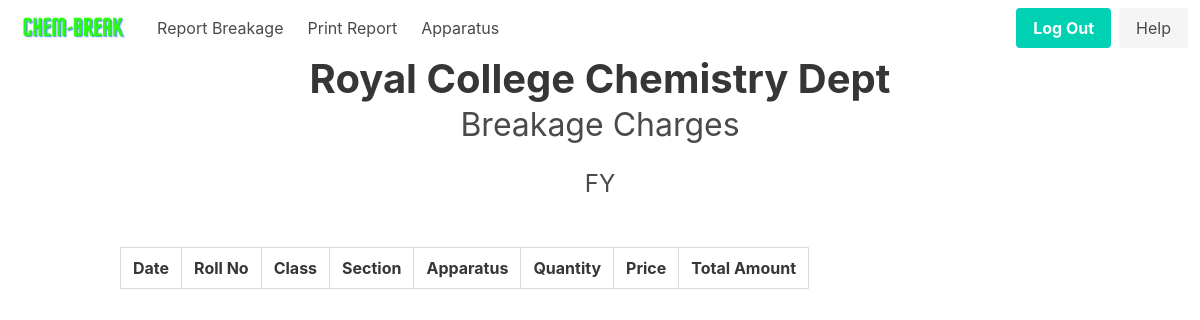
Page /home/records/fy (signed in) on the earlier database version.
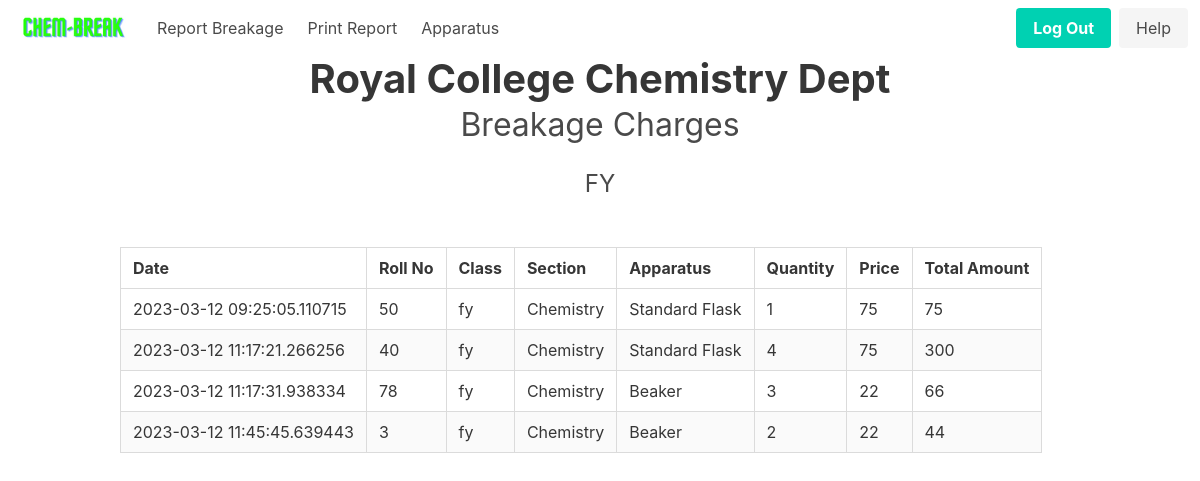
Same page on the later database version.
### app/models.py (models this page shows, shortened)
class Breakage(db.Model):
    __tablename__ = "breakage"
    id = db.Column(db.Integer, primary_key=True)
    date = db.Column(db.DateTime, nullable=False, default=datetime.utcnow)
    item_id = db.Column(db.Integer, db.ForeignKey(
        "apparatus.id"), nullable=False)
    quantity = db.Column(db.Integer, nullable=False)
    student_unique_id = db.Column(db.Integer, db.ForeignKey(
        "student.unique_id"), nullable=False)
    total_ammount = db.Column(db.Integer, nullable=False, default=0)

class Student(db.Model):
    __tablename__ = "student"
    id = db.Column(db.Integer, primary_key=True)
    unique_id = db.Column(db.String(100), unique=True, nullable=False)
    roll_no = db.Column(db.String(10), nullable=False)
    class_ = db.Column(db.String(10), nullable=False)
    section = db.Column(db.String(10), nullable=False, default="Chemistry")
    total_amount = db.relationship('Bank', backref='student', lazy=True)

class Apparatus(db.Model):
    __tablename__ = "apparatus"
    id = db.Column(db.Integer, primary_key=True)
    name = db.Column(db.String(100), nullable=False)
    size = db.Column(db.String(100), nullable=False)
    price = db.Column(db.Integer, nullable=False)

### app/routes.py (the view)
@main.route("/home/records/<string:class_name>")
@login_required
def class_records(class_name):
    valid_classes = ['fy', 'sy', 'ty']
    if class_name.lower() not in valid_classes:
        abort(404)
    class_students = Student.query.filter_by(class_=class_name.lower()).all()
    class_records = []
    for student in class_students:
        item_id = Breakage.query.filter_by(
            student_unique_id=student.unique_id).first().item_id
        new_record = ViewRecord(
            date=Breakage.query.filter_by(
                student_unique_id=student.unique_id).first().date,
            roll_no=student.roll_no,
            class_=student.class_,
            section=student.section,
            apparatus=Apparatus.query.get(item_id).name,
            quantity=Breakage.query.filter_by(
                student_unique_id=student.unique_id).first().quantity,
            price=Apparatus.query.get(item_id).price,
            total_ammount=Breakage.query.filter_by(
                student_unique_id=student.unique_id).first().total_ammount,
        )
        class_records.append(new_record)
    return render_template('class_records.html', records=class_records, class_name=class_name.upper())

### app/__init__.py (called while the page is built)
def create_app(config=None):
    app = Flask(__name__)
    if config:
        app.config.from_object(config)
    db.init_app(app)
    login_manager = LoginManager()
    login_manager.login_view = 'auth.login'
    login_manager.init_app(app)
    with app.app_context():
        from app.models import User, Breakage, Student, Apparatus, Record, Bank
        db.create_all()
    from app.models import User
    @login_manager.user_loader
    def load_user(user_id):
        return User.query.get(int(user_id))
    from .auth import auth as auth_blueprint
    app.register_blueprint(auth_blueprint)
    from .routes import main as main_blueprint
    app.register_blueprint(main_blueprint)
    return app

### app/templates/class_records.html (shortened to what this page needs)
{% extends 'nav_base.html' %}
{% block content %}
<div class="container">
    <div class="columns is-vcentered is-center">
        <div class="column">
            <h1 class="title is-2 has-text-centered has-text-weight-bold">Royal College Chemistry Dept</h1>
            <h2 class="subtitle is-3 has-text-centered">Breakage Charges</h2>
            <h3 class="subtitle is-4 has-text-centered">{{ class_name }}</h3>
        </div>
    </div>
</div>
<div class="container mt-6 is-center mx-auto">
    <table class="table is-bordered is-striped is-hoverable">
        <thead>
            <tr>
                <th>Date</th>
                <th>Roll No</th>
                <th>Class</th>
                <th>Section</th>
                <th>Apparatus</th>
                <th>Quantity</th>
                <th>Price</th>
                <th>Total Amount</th>
            </tr>
        </thead>
        <tbody>
            {% for record in records %}
            <tr>
                <td>{{ record.date }}</td>
                <td>{{ record.roll_no }}</td>
                <td>{{ record.class_ }}</td>
                <td>{{ record.section }}</td>
                <td>{{ record.apparatus }}</td>
                <td>{{ record.quantity }}</td>
                <td>{{ record.price }}</td>
                <td>{{ record.total_ammount }}</td>
            </tr>
            {% endfor %}
        </tbody>
    </table>
</div>
{% endblock %}

Differences in the rows shown:
added Breakage: date "2023-03-12 09:25:05.110715"
added Student: roll_no "50", class_ "fy", section "Chemistry"
added Apparatus: apparatus "Standard Flask" "Standard Flask"
added Breakage: date "2023-03-12 11:17:21.266256", total_ammount "300"
added Student: roll_no "40", class_ "fy", section "Chemistry"
added Breakage: date "2023-03-12 11:17:31.938334"
added Student: roll_no "78", class_ "fy", section "Chemistry"
added Apparatus: apparatus "Beaker" "Beaker"
added Breakage: date "2023-03-12 11:45:45.639443"
added Student: class_ "fy", section "Chemistry"
Other differences:
new list line: "1 75 75"
new list line: "4 75"
new list line: "3 22 66"
new list line: "3 2 22 44"
